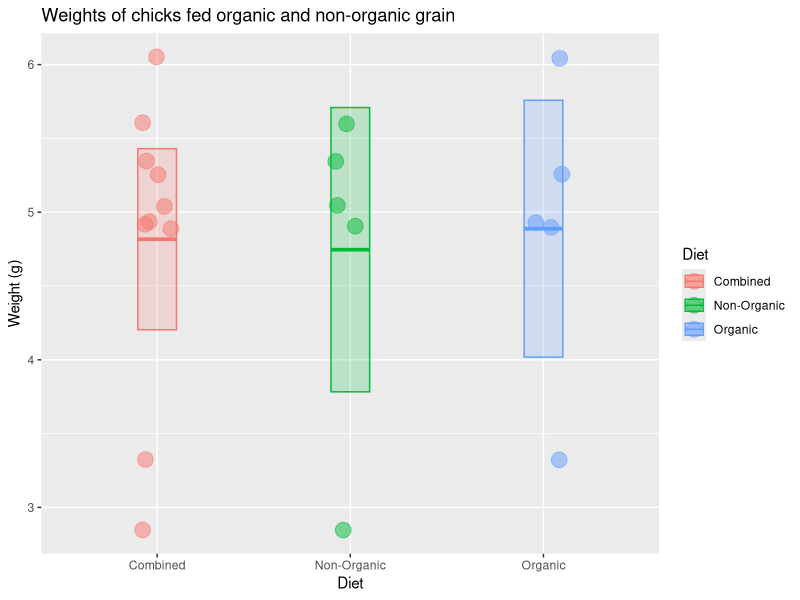

The R script that drew this image:
## ---- chunk 1
x <- c(6.05, 4.89, 3.32, 4.93, 5.25, 5.04, 4.91, 2.84, 5.60, 5.34)
x
## ---- chunk 2
length(x)  # sample size
median(x)  # median value
mean(x)    # mean value
sd(x)      # standard deviation
## ---- chunk 3
n <- length(x) # sample size
n

sem <- sd(x) / sqrt(n) # standard error of the mean
sem
## ---- chunk 4
mean(x) + 1.96 * sem                             # upper limit
mean(x) - 1.96 * sem                             # lower limit
c(mean(x) + 1.96 * sem, mean(x) - 1.96 * sem)    # both limits combined

## ---- chunk 5

library(tidyverse)

# check to make sure you did the part above correctly
# if not, generate some fake x data
if (!exists("x") | !is.numeric(x) | !length(x) == 10) x <- rep(1, 10)

# put the chick data into a data frame
chick_data <-
  tibble::tibble(
    diet = rep(c("Combined", "Combined", "Organic", "Non-Organic"), each = 5),
    weight = c(x, x)
  )

# summarize the chick weights by diet
chick_summary <-
  chick_data %>% 
  group_by(diet) %>% 
  summarize(
    mean = mean(weight),
    median = median(weight),
    sd = sd(weight),
    n = n(),
    sem = sd / sqrt(n),
    upper = mean + 1.96 * sem,   # upper confidence limit
    lower = mean - 1.96 * sem,   # lower confidence limit
    .groups = "drop"
  )

# plot chick weights
ggplot(chick_data, aes(x = diet, y = weight, color = diet, fill = diet)) +
  geom_jitter(size = 5, shape = 21, alpha = 0.5, width = 0.1) +
  geom_crossbar(
    mapping = aes(ymin = lower, ymax = upper, y = mean), 
    data = chick_summary,
    width = 0.2, alpha = 0.2
  ) +
  labs(
    title = "Weights of chicks fed organic and non-organic grain",
    x = "Diet",
    color = "Diet",
    fill = "Diet",
    y = "Weight (g)"
  )

